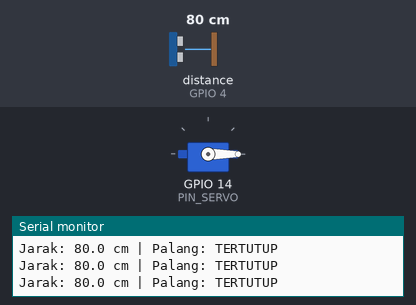
Recording of a sketch running on a simulated ESP32. On the bench: servo, the last lines printed to the serial monitor. Wiring (inferred from the names in the program): ultrasonic range finder: trigger GPIO 5; echo GPIO 4. The inputs (shaded band) are chosen by the test bench; at power-on: distance to the obstacle (sensor on GPIO 4) 80 cm. The echo pulse lasts 58.3 µs per cm.

Above: at 1.2 s.
1.3 s: distance to the obstacle (sensor on GPIO 4) set to 17 cm
2.8 s: distance to the obstacle (sensor on GPIO 4) set to 12 cm
At 3.45 s:
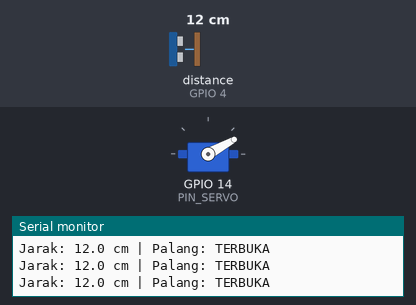
At 4.05 s:
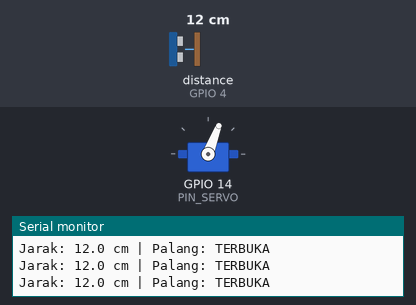
5.8 s: distance to the obstacle (sensor on GPIO 4) set to 18 cm
At 8.85 s:
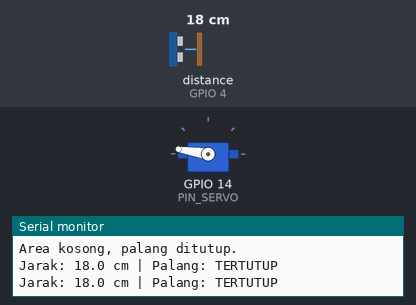
Timing chart, 0 to 12.9 s (numbered marks = the images above; inputs shaded):
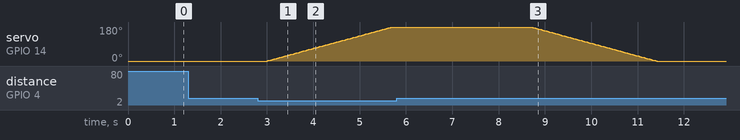

Measured:
- the behaviour switches between 15 and 14 cm on distance to the obstacle (sensor on GPIO 4) (found by bisection; images 0 and 1)
- after the input at 2.8 s, servo on GPIO 14 (PIN_SERVO): moves from 0° to 180° over 2.7 s, starting after 0.20 s
- after the input at 5.8 s, servo on GPIO 14 (PIN_SERVO): moves from 180° to 0° over 2.7 s, starting after 2.9 s

The sketch:

parkingGate.ino
```cpp
#include <Servo.h>

#define PIN_TRIG  5
#define PIN_ECHO  4
#define PIN_SERVO 14

const int ANGLE_CLOSED = 0;
const int ANGLE_OPEN   = 180;

const float DETECT_CM = 15.0;
const int DETECT_COUNT = 3;

const unsigned long READ_INTERVAL = 100;
const unsigned long STEP_INTERVAL = 15;
const unsigned long CLOSE_DELAY   = 3000;

Servo gate;

bool gateOpen = false;
int currentAngle = ANGLE_CLOSED;
int targetAngle = ANGLE_CLOSED;
int hits = 0;
unsigned long lastRead = 0;
unsigned long lastStep = 0;
unsigned long lastSeen = 0;

float readDistanceCm() {
  digitalWrite(PIN_TRIG, LOW);
  delayMicroseconds(2);
  digitalWrite(PIN_TRIG, HIGH);
  delayMicroseconds(10);
  digitalWrite(PIN_TRIG, LOW);

  long duration = pulseIn(PIN_ECHO, HIGH, 30000);
  if (duration == 0) {
    return 999.0;
  }
  return duration * 0.0343 / 2.0;
}

void setup() {
  Serial.begin(115200);
  pinMode(PIN_TRIG, OUTPUT);
  pinMode(PIN_ECHO, INPUT);
  digitalWrite(PIN_TRIG, LOW);

  gate.attach(PIN_SERVO);
  gate.write(ANGLE_CLOSED);
  Serial.println("GateMate siap.");
}

void loop() {
  unsigned long now = millis();

  if (now - lastRead >= READ_INTERVAL) {
    lastRead = now;
    float dist = readDistanceCm();

    if (dist < DETECT_CM) {
      hits++;
    } else {
      hits = 0;
    }

    bool vehicle = hits >= DETECT_COUNT;

    if (vehicle) {
      lastSeen = now;
      if (!gateOpen) {
        gateOpen = true;
        targetAngle = ANGLE_OPEN;
        Serial.println("Kendaraan terdeteksi, palang dibuka.");
      }
    } else if (gateOpen && now - lastSeen >= CLOSE_DELAY) {
      gateOpen = false;
      targetAngle = ANGLE_CLOSED;
      Serial.println("Area kosong, palang ditutup.");
    }

    Serial.printf("Jarak: %.1f cm | Palang: %s\n", dist, gateOpen ? "TERBUKA" : "TERTUTUP");
  }

  if (currentAngle != targetAngle && now - lastStep >= STEP_INTERVAL) {
    lastStep = now;
    currentAngle += (targetAngle > currentAngle) ? 1 : -1;
    gate.write(currentAngle);
  }
}
```
